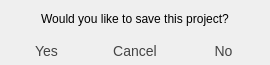
<?xml version="1.0" encoding="UTF-8"?>
<ui version="4.0">
 <class>ExitMessage</class>
 <widget class="QDialog" name="ExitMessage">
  <property name="windowModality">
   <enum>Qt::ApplicationModal</enum>
  </property>
  <property name="geometry">
   <rect>
    <x>0</x>
    <y>0</y>
    <width>270</width>
    <height>65</height>
   </rect>
  </property>
  <property name="sizePolicy">
   <sizepolicy hsizetype="Preferred" vsizetype="Fixed">
    <horstretch>0</horstretch>
    <verstretch>0</verstretch>
   </sizepolicy>
  </property>
  <property name="minimumSize">
   <size>
    <width>270</width>
    <height>65</height>
   </size>
  </property>
  <property name="maximumSize">
   <size>
    <width>500</width>
    <height>65</height>
   </size>
  </property>
  <property name="windowTitle">
   <string>Exit</string>
  </property>
  <property name="modal">
   <bool>true</bool>
  </property>
  <layout class="QVBoxLayout" name="verticalLayout">
   <property name="spacing">
    <number>0</number>
   </property>
   <property name="leftMargin">
    <number>3</number>
   </property>
   <property name="topMargin">
    <number>0</number>
   </property>
   <property name="rightMargin">
    <number>3</number>
   </property>
   <property name="bottomMargin">
    <number>3</number>
   </property>
   <item>
    <widget class="QLabel" name="label">
     <property name="styleSheet">
      <string notr="true"/>
     </property>
     <property name="text">
      <string>&lt;html&gt;&lt;head/&gt;&lt;body&gt;&lt;p align=&quot;center&quot;&gt;Would you like to save this project?&lt;/p&gt;&lt;/body&gt;&lt;/html&gt;</string>
     </property>
    </widget>
   </item>
   <item>
    <layout class="QHBoxLayout" name="horizontalLayout">
     <property name="spacing">
      <number>2</number>
     </property>
     <property name="leftMargin">
      <number>0</number>
     </property>
     <property name="topMargin">
      <number>3</number>
     </property>
     <property name="rightMargin">
      <number>0</number>
     </property>
     <property name="bottomMargin">
      <number>2</number>
     </property>
     <item>
      <widget class="QPushButton" name="yes">
       <property name="focusPolicy">
        <enum>Qt::NoFocus</enum>
       </property>
       <property name="toolTip">
        <string>Save current project.</string>
       </property>
       <property name="statusTip">
        <string>Save current project.</string>
       </property>
       <property name="styleSheet">
        <string notr="true">QPushButton{
    border-style: outset;
    border-width: 0px;
    font: 14px;
    border-top-left-radius: 8px;
    border-bottom-left-radius: 8px;
    color: #444444;
    height: 18px;
background: qlineargradient(
    x1: 0, y1: 0, x2: 0, y2: 1,
    stop: 1.0      #999, 
	stop: 0.75 #bbb,
    stop: 0.5   #ddd, 
    stop: 0.25 #eee, 
    stop: 0.0    #fff
);
}
QPushButton:pressed {
    background: qlineargradient(
        x1: 0, y1: 0, x2: 0, y2: 1,
        stop: 1.0      #fff, 
	    stop: 0.75 #eee,
        stop: 0.5   #ddd, 
        stop: 0.25 #bbb, 
        stop: 0.0    #999
    );
}
QPushButton:hover:enabled { color:#000 }
QPushButton:disabled {
color: #999999;
}</string>
       </property>
       <property name="text">
        <string>Yes</string>
       </property>
      </widget>
     </item>
     <item>
      <widget class="QPushButton" name="cancel">
       <property name="focusPolicy">
        <enum>Qt::NoFocus</enum>
       </property>
       <property name="toolTip">
        <string>Do not exit.</string>
       </property>
       <property name="statusTip">
        <string>Do not exit.</string>
       </property>
       <property name="styleSheet">
        <string notr="true">QPushButton{
    border-style: outset;
    border-width: 0px;
    font: 14px;
    color: #444444;
    height: 18px;
background: qlineargradient(
    x1: 0, y1: 0, x2: 0, y2: 1,
    stop: 1.0      #999, 
	stop: 0.75 #bbb,
    stop: 0.5   #ddd, 
    stop: 0.25 #eee, 
    stop: 0.0    #fff
);
}
QPushButton:pressed {
    background: qlineargradient(
        x1: 0, y1: 0, x2: 0, y2: 1,
        stop: 1.0      #fff, 
	    stop: 0.75 #eee,
        stop: 0.5   #ddd, 
        stop: 0.25 #bbb, 
        stop: 0.0    #999
    );
}
QPushButton:hover:enabled { color:#000 }
QPushButton:disabled {
color: #999999;
}</string>
       </property>
       <property name="text">
        <string>Cancel</string>
       </property>
      </widget>
     </item>
     <item>
      <widget class="QPushButton" name="no">
       <property name="focusPolicy">
        <enum>Qt::NoFocus</enum>
       </property>
       <property name="toolTip">
        <string>Do not save a project and exit.</string>
       </property>
       <property name="statusTip">
        <string>Do not save a project and exit.</string>
       </property>
       <property name="styleSheet">
        <string notr="true">QPushButton{
    border-style: outset;
    border-width:0px;
    font: 14px;
    border-top-right-radius: 8px;
    border-bottom-right-radius: 8px; 
    color: #444444;
    height: 18px;
background: qlineargradient(
    x1: 0, y1: 0, x2: 0, y2: 1,
    stop: 1.0      #999, 
	stop: 0.75 #bbb,
    stop: 0.5   #ddd, 
    stop: 0.25 #eee, 
    stop: 0.0    #fff
);
}
QPushButton:pressed {
    background: qlineargradient(
        x1: 0, y1: 0, x2: 0, y2: 1,
        stop: 1.0      #fff, 
	    stop: 0.75 #eee,
        stop: 0.5   #ddd, 
        stop: 0.25 #bbb, 
        stop: 0.0    #999
    );
	color:#f00
}
QPushButton:hover:enabled { color:#f00 }
QPushButton:disabled {
color: #999999;
}</string>
       </property>
       <property name="text">
        <string>No</string>
       </property>
      </widget>
     </item>
    </layout>
   </item>
  </layout>
 </widget>
 <resources/>
 <connections/>
</ui>
